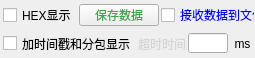
<?xml version="1.0" encoding="UTF-8"?>
<ui version="4.0">
 <class>Southeast</class>
 <widget class="QWidget" name="Southeast">
  <property name="geometry">
   <rect>
    <x>0</x>
    <y>0</y>
    <width>255</width>
    <height>58</height>
   </rect>
  </property>
  <property name="windowTitle">
   <string>Form</string>
  </property>
  <layout class="QGridLayout" name="gridLayout">
   <property name="sizeConstraint">
    <enum>QLayout::SetNoConstraint</enum>
   </property>
   <property name="leftMargin">
    <number>0</number>
   </property>
   <property name="topMargin">
    <number>1</number>
   </property>
   <property name="rightMargin">
    <number>0</number>
   </property>
   <property name="bottomMargin">
    <number>1</number>
   </property>
   <property name="spacing">
    <number>1</number>
   </property>
   <item row="1" column="0">
    <layout class="QHBoxLayout" name="horizontalLayout_2" stretch="0,0,0,0">
     <property name="spacing">
      <number>2</number>
     </property>
     <property name="sizeConstraint">
      <enum>QLayout::SetNoConstraint</enum>
     </property>
     <property name="leftMargin">
      <number>3</number>
     </property>
     <property name="topMargin">
      <number>3</number>
     </property>
     <property name="rightMargin">
      <number>0</number>
     </property>
     <property name="bottomMargin">
      <number>3</number>
     </property>
     <item>
      <widget class="QCheckBox" name="timepack">
       <property name="text">
        <string>加时间戳和分包显示</string>
       </property>
      </widget>
     </item>
     <item>
      <widget class="QLabel" name="label">
       <property name="styleSheet">
        <string notr="true">color:rgb(213, 213, 213)</string>
       </property>
       <property name="text">
        <string>超时时间</string>
       </property>
       <property name="alignment">
        <set>Qt::AlignLeading|Qt::AlignLeft|Qt::AlignVCenter</set>
       </property>
      </widget>
     </item>
     <item>
      <widget class="QLineEdit" name="latetime">
       <property name="sizePolicy">
        <sizepolicy hsizetype="Fixed" vsizetype="Fixed">
         <horstretch>0</horstretch>
         <verstretch>0</verstretch>
        </sizepolicy>
       </property>
       <property name="minimumSize">
        <size>
         <width>40</width>
         <height>20</height>
        </size>
       </property>
       <property name="maximumSize">
        <size>
         <width>40</width>
         <height>20</height>
        </size>
       </property>
      </widget>
     </item>
     <item>
      <widget class="QLabel" name="label_2">
       <property name="sizePolicy">
        <sizepolicy hsizetype="Preferred" vsizetype="Preferred">
         <horstretch>0</horstretch>
         <verstretch>0</verstretch>
        </sizepolicy>
       </property>
       <property name="minimumSize">
        <size>
         <width>0</width>
         <height>0</height>
        </size>
       </property>
       <property name="maximumSize">
        <size>
         <width>16777215</width>
         <height>16777215</height>
        </size>
       </property>
       <property name="text">
        <string>ms</string>
       </property>
       <property name="alignment">
        <set>Qt::AlignCenter</set>
       </property>
      </widget>
     </item>
    </layout>
   </item>
   <item row="0" column="0">
    <layout class="QHBoxLayout" name="horizontalLayout" stretch="0,0,0">
     <property name="spacing">
      <number>2</number>
     </property>
     <property name="sizeConstraint">
      <enum>QLayout::SetNoConstraint</enum>
     </property>
     <property name="leftMargin">
      <number>3</number>
     </property>
     <property name="topMargin">
      <number>3</number>
     </property>
     <property name="rightMargin">
      <number>0</number>
     </property>
     <property name="bottomMargin">
      <number>3</number>
     </property>
     <item>
      <widget class="QCheckBox" name="hexshow">
       <property name="sizePolicy">
        <sizepolicy hsizetype="Maximum" vsizetype="Fixed">
         <horstretch>0</horstretch>
         <verstretch>0</verstretch>
        </sizepolicy>
       </property>
       <property name="text">
        <string>HEX显示</string>
       </property>
      </widget>
     </item>
     <item>
      <widget class="QPushButton" name="savedata">
       <property name="sizePolicy">
        <sizepolicy hsizetype="Preferred" vsizetype="Fixed">
         <horstretch>0</horstretch>
         <verstretch>0</verstretch>
        </sizepolicy>
       </property>
       <property name="minimumSize">
        <size>
         <width>0</width>
         <height>0</height>
        </size>
       </property>
       <property name="maximumSize">
        <size>
         <width>16777215</width>
         <height>16777215</height>
        </size>
       </property>
       <property name="styleSheet">
        <string notr="true">color: rgb(66, 165, 81);</string>
       </property>
       <property name="text">
        <string>保存数据</string>
       </property>
      </widget>
     </item>
     <item>
      <widget class="QCheckBox" name="rectofile">
       <property name="sizePolicy">
        <sizepolicy hsizetype="Preferred" vsizetype="Fixed">
         <horstretch>0</horstretch>
         <verstretch>0</verstretch>
        </sizepolicy>
       </property>
       <property name="styleSheet">
        <string notr="true">color:rgb(0, 0, 255);</string>
       </property>
       <property name="text">
        <string>接收数据到文件</string>
       </property>
      </widget>
     </item>
    </layout>
   </item>
  </layout>
 </widget>
 <resources/>
 <connections/>
</ui>
